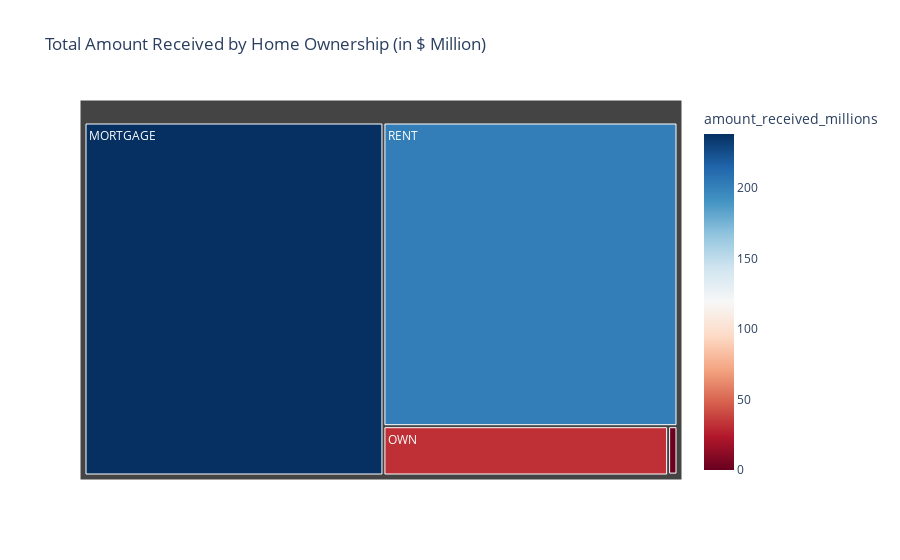

Source (notebook cell):
### Markdown cell above
### Home Ownership Analysis By Total Amount Received

### Code cell
home_funding= df.groupby('home_ownership')['total_payment'].sum().reset_index()
home_funding['amount_received_millions']= home_funding['total_payment'] / 1000000

fig= px.treemap(
    home_funding, path=['home_ownership'],
    values='amount_received_millions',
    color='amount_received_millions',
    color_continuous_scale='RdBu',
    title="Total Amount Received by Home Ownership (in $ Million)"
)

fig.show()

### Figure 1 — Plotly figure (JSON) as saved in the notebook; plotly's stock layout.template omitted (floating-point values rounded to 4 significant figures)
{"data": [{"branchvalues": "total", "customdata": [[238.5], [0.01905], [1.025], [31.73], [201.8]], "domain": {"x": [0, 1], "y": [0, 1]}, "hovertemplate": "labels=%{label}<br>amount_received_millions_sum=%{value}<br>parent=%{parent}<br>id=%{id}<br>amount_received_millions=%{color}<extra></extra>", "ids": ["MORTGAGE", "NONE", "OTHER", "OWN", "RENT"], "labels": ["MORTGAGE", "NONE", "OTHER", "OWN", "RENT"], "marker": {"coloraxis": "coloraxis", "colors": [238.5, 0.01905, 1.025, 31.73, 201.8]}, "name": "", "parents": ["", "", "", "", ""], "type": "treemap", "values": [238.5, 0.01905, 1.025, 31.73, 201.8]}], "layout": {"coloraxis": {"colorbar": {"title": {"text": "amount_received_millions"}}, "colorscale": [[0, "rgb(103,0,31)"], [0.1, "rgb(178,24,43)"], [0.2, "rgb(214,96,77)"], [0.3, "rgb(244,165,130)"], [0.4, "rgb(253,219,199)"], [0.5, "rgb(247,247,247)"], [0.6, "rgb(209,229,240)"], [0.7, "rgb(146,197,222)"], [0.8, "rgb(67,147,195)"], [0.9, "rgb(33,102,172)"], [1, "rgb(5,48,97)"]]}, "legend": {"tracegroupgap": 0}, "title": {"text": "Total Amount Received by Home Ownership (in $ Million)"}}}
